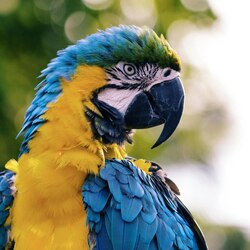
#> input picture tucker_and_tt_denoise_HOD/Datasets/parrot_small.jpg, 250 x 250 px
$ python test_denoising.py
#> lines starting #> are read from the running program, lines starting #| are printed output that depends on the picture
### tucker_and_tt_denoise_HOD/io.py
# Module: io.py
import numpy as np
import matplotlib.image as mpimg
from skimage.util import random_noise

def load_image(filepath):
    """Load and normalize image to [0, 1]"""
    img = mpimg.imread(filepath)
#> img is the input picture: shape (250, 250, 3); mean R, G, B 137.1, 139.6, 113.9
    return img/img.max()
#|    ✓ Image loaded: (250, 250, 3)

def add_gaussian_noise(image, mean = 0, sigma=0.075):
    """Add Gaussian noise to an image."""
#> called with mean = 0, sigma = 0.075
    noisy_image = image + np.random.normal(loc=mean, scale=sigma, size=image.shape)
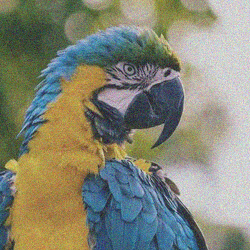
#> noisy_image: shape (250, 250, 3) float64; mean of channels 0, 1, 2 0.538, 0.548, 0.447; drawn with min black and max white
    return np.clip(noisy_image, 0, 1)
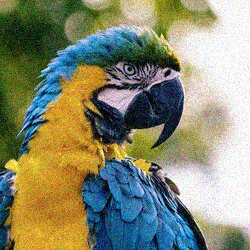
#> returned value: shape (250, 250, 3) float64; mean of channels 0, 1, 2 0.536, 0.545, 0.445; drawn as R, G, B

### tucker_and_tt_denoise_HOD/segmentation.py
# Module: segmentation.py
from skimage.segmentation import slic

def superpixel_segmentation(image, n_segments=10, compactness=20):
    """Apply SLIC superpixel segmentation to an image."""
#> called with n_segments = 20, compactness = 20
    return slic(image, n_segments=n_segments, compactness=compactness)
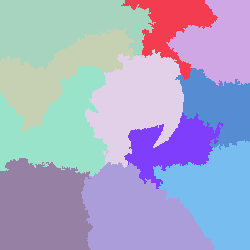
#> returned value: shape (250, 250) int64; 11 distinct labels, from 1 to 11; one colour per label, 0 black
#|    ✓ Image segmented into 11 segments

### tucker_and_tt_denoise_HOD/patches.py
# Module: patches.py
import numpy as np

def extract_clustered_patches(image, segments, patch_size=6):
    """Extract patches grouped by segment labels."""
#> called with patch_size = 6
    margin = patch_size // 2
    H, W, _ = image.shape
#> H = 250; W = 250
    Xs = []
    for segidx in sorted(np.unique(segments)):
        seg_array = []
        for (i, j) in zip(*np.where(segments == segidx)):
            if i < margin or i > H - margin - 1 or j < margin or j > W - margin - 1:
                continue
            patch = image[i - margin:i + margin, j - margin:j + margin]
            seg_array.append(np.expand_dims(patch, axis=-1))
        if seg_array:
            X = np.concatenate(seg_array, axis=-1)
            Xs.append((segidx, X))
#> this loop made 11 passes
#> after the loop, Xs = 11 items
    return Xs

### tucker_and_tt_denoise_HOD/decomposition.py
# Module: decomposition.py
import copy
import tensorly as tl
from .tucker2_lib import tucker_denoising, tucker_truncatedhosvd_init
from .tt_lib import tt_nestedtk2, tt_adcu
import numpy as np

def decompose_and_denoise_patch(X, method="tucker", sigma=0.075, tt_opts=None, tt_rank=None, reshape_for_tt=False, target_order=10):
    """
    Unified interface to denoise patches using Tucker or TT.

    Parameters:
        X : ndarray
            Patch tensor of shape (H, W, C, K)
        method : str
            'tucker', 'tt_fixed', or 'tt_adaptive'
        sigma : float
            Noise std.
        tt_opts : dict
            Options for TT adaptive mode.
        tt_rank : int or list
            Ranks for TT fixed mode.
        reshape_for_tt : bool
            Whether to reshape before TT.
        target_order : int
            Desired order of reshaped tensor

    Returns:
        X_hat : ndarray
            Denoised patch
        model : Tensor factors (core + U for Tucker, TT cores for TT)
        reshape_for_tt : bool
            Whether reshaping was applied
    """
    if method == "tucker":
        X_hat, G, U = tucker_decompose_and_denoise(X, sigma)
        return X_hat, (G, U), reshape_for_tt
    elif method == "tt_fixed":
        tt_tensor = tt_decompose_fixed_ranks(X, tt_rank, reshape_for_tt, target_order=target_order)
        X_hat = tl.tt_to_tensor(tt_tensor)
        if reshape_for_tt:
            X_hat = reshape_to_original(X_hat, X.shape)
        return X_hat, tt_tensor, reshape_for_tt
    elif method == "tt_adaptive":
        tt_tensor, _ = tt_decompose_adaptive(X, sigma, tt_opts, reshape_for_tt, target_order=target_order)
        X_hat = tl.tt_to_tensor(tt_tensor)
        if reshape_for_tt:
            X_hat = reshape_to_original(X_hat, X.shape)
        return X_hat, tt_tensor, reshape_for_tt
    else:
        raise ValueError(f"Unknown method: {method}")


# [28 lines left out: function reshape_to_higher_order, not called in this run]


def reshape_to_original(patch_reshaped, original_shape):
    """Reverse reshape back to original shape."""
    return patch_reshaped.reshape(original_shape)

# [42 lines left out: functions tucker_decompose_and_denoise, tt_decompose_fixed_ranks, not called in this run]

def tt_decompose_adaptive(X, sigma, opts=None, reshape_for_tt=False, spatial_splits=(2, 2), verbose=False, target_order=10):
    """
    TT decomposition using nested Tucker + ADCU for error-bounded approximation.

    Parameters:
        X : ndarray
            Input tensor (e.g. d x d x 3 x K).
        sigma : float
            Noise standard deviation.
        opts : dict
            ADCU options.
        reshape_for_tt : bool
            Whether to reshape to higher-order.
        spatial_splits : tuple
            Splitting pattern for reshaping spatial dims.
        verbose : bool
            Print approximation info.

    Returns:
        Xt : TTTensor
        err : list of errors per iteration
    """
    if reshape_for_tt:
        X, _ = reshape_to_higher_order(X, target_order=target_order)


    approx_bound = sigma**2 * X.size
    Yttnested, approx_error_init = tt_nestedtk2(X, approx_bound * 1.05)

    if verbose:
        print(f"[init] Nested Tucker2 error: {approx_error_init:.4e}")

    Xt = copy.deepcopy(Yttnested)
    rankX = np.array(Xt.rank)

    if opts is None:
        opts = {
            "init": "exac",
            "compression": False,
            "noise_level": sigma,
            "exacterrorbound": True,
            "tol": 1e-6,
            "maxiters": 50,
        }

    Xt, err = tt_adcu(X, Xt, rankX, opts)
    return Xt, err

# [28 lines left out: functions tt_num_parameters, tt_compression_ratio, not called in this run]

### tucker_and_tt_denoise_HOD/tt_lib.py
import tensorly as tl
import numpy as np
from numpy import einsum


from tensorly.tt_tensor import tt_to_tensor, TTTensor
from tensorly.tt_matrix import tt_matrix_to_tensor, TTMatrix

from tucker2_lib import fast_tucker2_denoising, tucker2_truncatedhosvd_init, tucker2_to_tensor, minrank_boundedtrace, tucker_truncatedhosvd_init, tucker_denoising # tucker2_truncatedhosvd_init_complex_tensor, fast_tucker2_denoising_complex_tensor


"""
tt_orth_at(x, pos, dir) : Orthogonalize single core
tt_orthogonalize(x, pos): Orthogonalize tensor
tt_nestedtk2(Y,approx_bound,precision = 1e-9):   TT as nested TK2
ttxt(Xtt, Y, mode, side):  TT-tensor Xtt time tensor Y along modes of Y to the left or right to
tt_adcu(X,Xt,rankX,opts):  Alternating two-cores update with left-right orthogonalization algorithm

ttmatrix_time_tt(Att,btt): TT-matrix times TT-tensor
ttmatrix_transpose(Att):   transpose a TT-matrix A
ttmatrix_AtA(Att):          A^T A :  A: TT-matrix
xQx_left(Qtt,xtt,mode):
xQx_right(Qtt,xtt,mode):
xQx_subset(Qtt,xtt,mode):   Subnet for Quadratic term x^T Q x
fx_left(ftt,xtt,mode):
fx_right(ftt,xtt,mode):
fx_subset(ftt,xtt,mode):  Subnet for linear term x^T f


Anh-Huy Phan
"""
# Yhat = tucker2_to_tensor(U1,U2,U3)
# [181 lines left out: functions tt_orth_at, tt_orthogonalize, parseInput, tt_getrank, lowrank_matrix_approx, not called in this run]


def tt_nestedtk2(Y,approx_bound,precision = 1e-9):
    # Nested TUCKER-2 for TT decomposition
    # Y is approximated by a TT -tensor
    # Ytt = Uleft_1 *  G1 * Uright_1 (Tucker-2 model)
    # G{k-1} = Uleft_k *  Gk * Uright_k
    #
    #
    # Anh-Huy Phan
    #
    # approx_bound = noiselevel**2 * Y.size
    # precision = 1e-9 # small number added to the approximation error bound
    normY2 = tl.norm(Y)**2
    szY = Y.shape
    N = Y.ndim
    rankTTx = np.zeros(N+1, dtype = 'int')
    rankTTx[0] = 1
    rankTTx[N] = 1


    Yk = Y

    # Factors of the nested TT
    Factors = [None] * N
    maxiters = 1000

    for k in range(np.array((N-N%2)/2,int)):
        # Layer-K
        print(f'Perform the {k+1}-th Tucker-2 decomposition')
        # approximation error = \|Y - Ul(1:K)*Yxk*Ur(K:1)\|_F^2
        #  = \|Y\|_F^2 + \|Yxk\|_F^2 - 2<Yk, Yxk>
        #  = \|Yk - Yxk\|_F^2 - ||Yxk||_F^2 +\|Y\|_F^2 <= delta^2
        #
        # \|Yk - Yxk\|_F^2 <= delta^2 - \|Y\|_F^2 +||Yk||_F^2

        if ((N%2)==0) and (k == (np.array((N-N%2)/2,int)-1)):
            # For the last level when N is an even number
            Yk = Yk.reshape(rankTTx[k]*szY[k],rankTTx[N-k]*szY[N-1-k])
            normYk = tl.norm(Yk)**2
            approx_bound_n = approx_bound - normY2 + normYk
            approx_bound_n = approx_bound_n + precision

            Ulk, s, Urk, approx_error,_ = lowrank_matrix_approx(Yk, approx_bound_n, exacterrorbound=False)
            Ulk = Ulk * s

        else:
            # Tucker-2 decomposition
            Yk = Yk.reshape(rankTTx[k]*szY[k],-1,rankTTx[N-k]*szY[N-1-k])
            normYk = tl.norm(Yk)**2
            approx_bound_n = approx_bound - normY2 + normYk
            approx_bound_n = approx_bound_n+precision
            noiselevel_n = np.sqrt(approx_bound_n/Yk.size)

            # initialization
            Ulk, Urk, err,_,_ = tucker2_truncatedhosvd_init(Yk,approx_bound_n)
            # Tucker2 decomposition with given approximation error
            Ulk,Yknew,Urk,approx_error,noparams,rankR = fast_tucker2_denoising(Yk, [Ulk, Urk], maxiters, 1e-7, noiselevel_n, exacterrorbound=False, precision=1e-7, verbose=True)


        # print(f'Approximation Error {approx_error[-1]} | Predefined Bound {approx_bound}')

        approx_error = normY2 - normYk + approx_error
        # Update ranks
        rankTTx[1+k] = Ulk.shape[1]
        rankTTx[N-1-k] = Urk.shape[1]

        # Update the left factor
        Factors[k] = Ulk.reshape(rankTTx[k],szY[k],rankTTx[k+1])
        # Update the right factor
        Factors[N-1-k] = Urk.T.reshape(rankTTx[N-1-k],szY[N-1-k],rankTTx[N-k])
        Yk  = Yknew

    if (N%2)==1:
        # core tensor in
        k =np.array((N-N%2)/2,int)
        Factors[k] = Yk.reshape(rankTTx[k],szY[k],rankTTx[k+1])

    # for n in range(N):
    #     Factors[n] = Factors[n].reshape(rankTTx[n],szY[n],rankTTx[n+1])

    Yttnested = TTTensor(Factors)
    # print(Yttnested)
    # approx_error = tl.norm(Y - tt_to_tensor(Yttnested))**2

    print(f'Approximation Error {approx_error} | Predefined Bound {approx_bound}')
    return Yttnested, approx_error


# [975 lines left out: functions ttxt, tt_adcu, ttmatrix_time_tt, ttmatrix_transpose, ttmatrix_AtA, xQx_left and 6 more, not called in this run]


from tensorly.tenalg.svd import svd_interface
from tensorly.tt_tensor import validate_tt_rank, TTTensor
# [76 lines left out: function tt_svd, not called in this run]

### test_denoising.py
#!/usr/bin/env python3
"""
Simple test script for RGB image denoising functionality.
"""

import sys
import os
sys.path.append('.')

from tucker_and_tt_denoise_HOD.io import load_image, add_gaussian_noise
from tucker_and_tt_denoise_HOD.segmentation import superpixel_segmentation
from tucker_and_tt_denoise_HOD.patches import extract_clustered_patches
from tucker_and_tt_denoise_HOD.decomposition import decompose_and_denoise_patch
from tucker_and_tt_denoise_HOD.reconstruction import reconstruct_image_from_patches
from tucker_and_tt_denoise_HOD.metrics import compute_quality_metrics

def test_denoising():
    """Test the complete denoising pipeline."""
    print("🧪 Testing RGB Image Denoising Pipeline")
    print("=" * 50)

    # Test parameters
    image_path = "tucker_and_tt_denoise_HOD/Datasets/parrot_small.jpg"
    sigma = 0.075
    n_segments = 20  # Reduced for faster testing
    patch_size = 6

    try:
        # 1. Load image
        print("1. Loading image...")
        image = load_image(image_path)
        print(f"   ✓ Image loaded: {image.shape}")

        # 2. Add noise
        print("2. Adding noise...")
        noisy_image = add_gaussian_noise(image, sigma=sigma)
        print(f"   ✓ Noise added with σ={sigma}")

        # 3. Segment image
        print("3. Segmenting image...")
        segments = superpixel_segmentation(noisy_image, n_segments=n_segments)
        print(f"   ✓ Image segmented into {len(set(segments.flatten()))} segments")

        # 4. Extract patches
        print("4. Extracting patches...")
        patches = extract_clustered_patches(noisy_image, segments, patch_size)
#> patches = 11 items
        print(f"   ✓ Extracted patches from {len(patches)} segments")
#|    ✓ Extracted patches from 11 segments

        # 5. Denoise patches (test with TT adaptive method for better stability)
        print("5. Denoising patches...")
        denoised_patches = []
        for i, (segidx, X) in enumerate(patches[:2]):  # Test first 2 segments only
            print(f"   Processing segment {segidx} ({X.shape})...")
            try:
                X_hat, _, _ = decompose_and_denoise_patch(
                    X, method="tt_adaptive", sigma=sigma, reshape_for_tt=False
                )
                denoised_patches.append((segidx, X_hat))
                print(f"   ✓ Segment {segidx} denoised successfully")
            except Exception as e:
                print(f"   ⚠️  Segment {segidx} failed: {str(e)}")
                continue
#> this loop made 1 pass
#> segidx on pass 1: 1
#> (printed output is left out)
#> after the loop, denoised_patches = []

        # 6. Reconstruct image
        print("6. Reconstructing image...")
        if denoised_patches:
            reconstructed = reconstruct_image_from_patches(
                denoised_patches, segments, image.shape, patch_size
            )
            print(f"   ✓ Image reconstructed")

            # 7. Evaluate quality
            print("7. Evaluating quality...")
            psnr, ssim = compute_quality_metrics(image, reconstructed)
            print(f"   ✓ PSNR: {psnr:.2f} dB, SSIM: {ssim:.4f}")
        else:
            print("   ⚠️  No patches were successfully denoised")
            return False

        print("\n🎉 All tests passed! RGB image denoising pipeline is working correctly.")
        return True

    except Exception as e:
        print(f"\n❌ Test failed: {str(e)}")
        return False

if __name__ == "__main__":
#> (the run stopped early here; a loop or call above may not have finished)

$ run again, with tucker_and_tt_denoise_HOD/Datasets/cat1.jpg copied over tucker_and_tt_denoise_HOD/Datasets/parrot_small.jpg
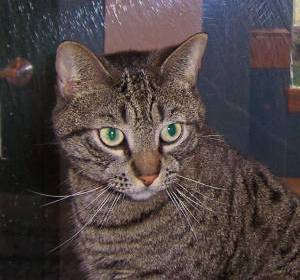
#> input picture tucker_and_tt_denoise_HOD/Datasets/cat1.jpg, 300 x 280 px
#> in load_image, img is the input picture: shape (280, 300, 3); mean R, G, B 78.8, 68.3, 68
#|    ✓ Image loaded: (280, 300, 3)
#> in add_gaussian_noise, `noisy_image = image + np.random.normal(loc=mean, scale=sigma, size=ima..`:
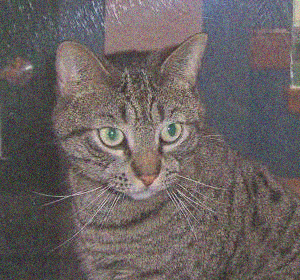
#> noisy_image: shape (280, 300, 3) float64; mean of channels 0, 1, 2 0.317, 0.276, 0.274; drawn with min black and max white
#> in superpixel_segmentation, `return slic(image, n_segments=n_segments, compactness=compactness)`:
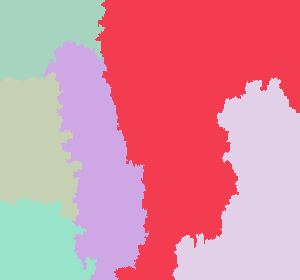
#> returned value: shape (280, 300) int64; 6 distinct labels, from 1 to 6; one colour per label, 0 black
#|    ✓ Image segmented into 6 segments
#> the loop in extract_clustered_patches, `for segidx in sorted(np.unique(segments)):` made 6 passes
#> after the loop in extract_clustered_patches, `for segidx in sorted(np.unique(segments)):`: Xs = 6 items
#|    ✓ Extracted patches from 6 segments
#> the loop in test_denoising, `for i, (segidx, X) in enumerate(patches[:2]):` made 1 pass
#> segidx on pass 1: 1
#> (printed output is left out)
#> after the loop in test_denoising, `for i, (segidx, X) in enumerate(patches[:2]):`: denoised_patches = []
